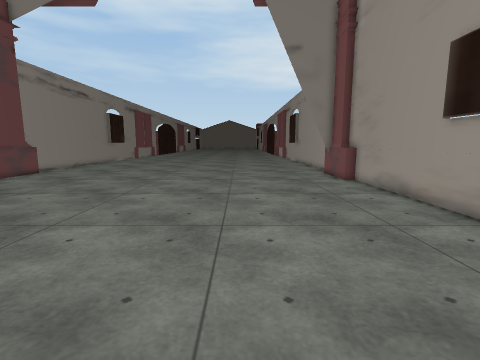
[1] (above)

17 first-person views from a walk through a 3-D level made in the Unity game engine. The camera is 1.2 m above the floor, tilts 8° down and sees 85° across. The floor is counted in squares, 0.5 m on a side. Each view is taken from the middle of a square. On the plan, view 1 faces up. The plan holds only what a view shows up to about 18 squares ahead; the rest is blank. The place goes on beyond the plan. Some surface patterns are stand-ins.

[2]
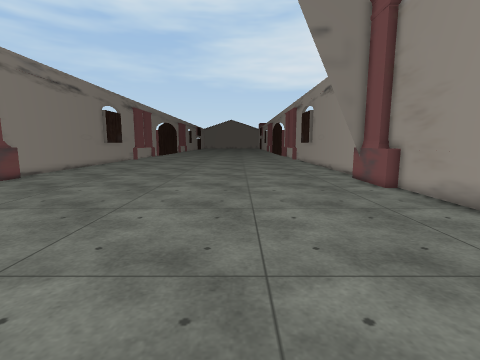

[3]
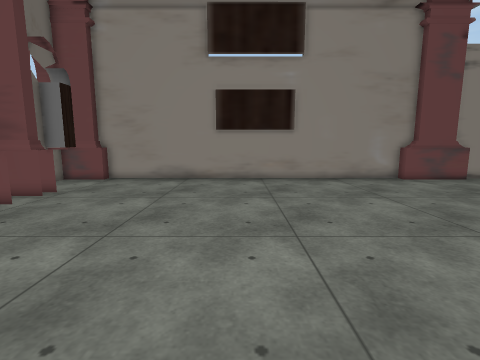

[4]
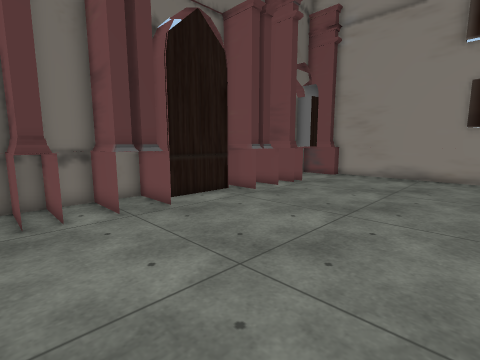

[5]
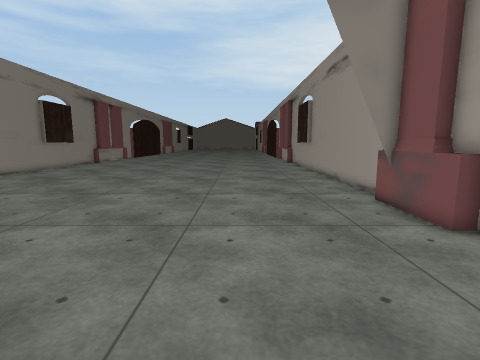

[6]
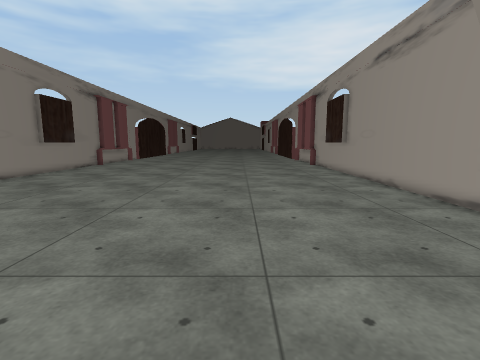

[7]
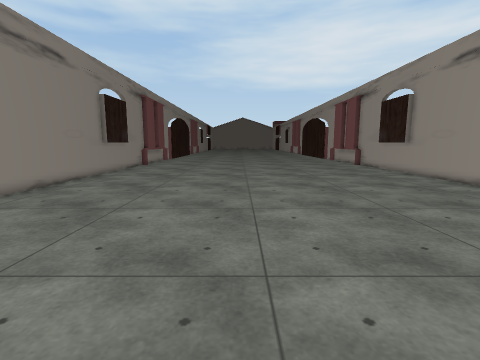

[8]
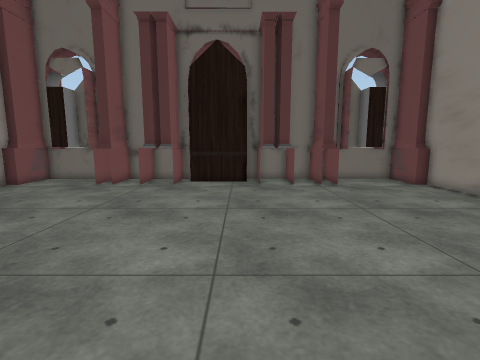

[9]
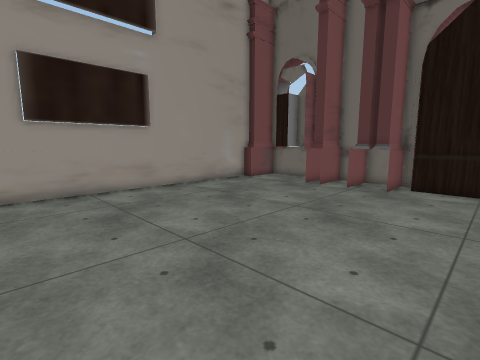

[10]
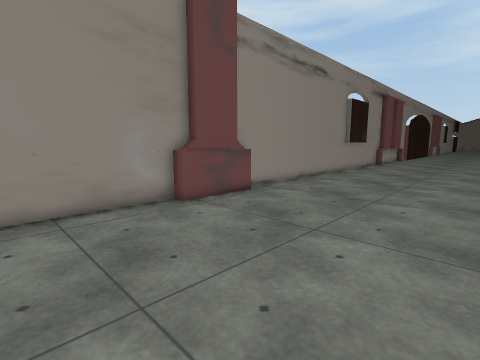

[11]
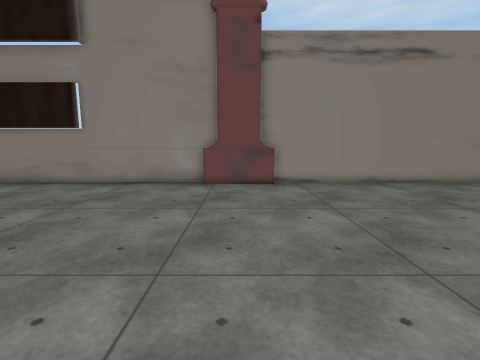

[12]
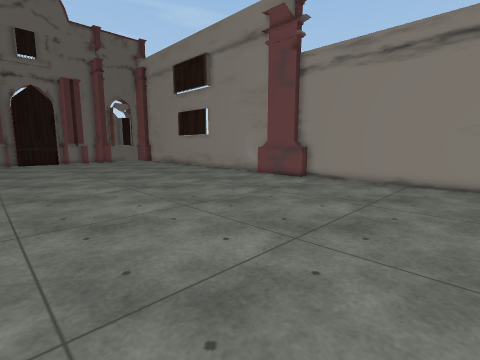

[13]
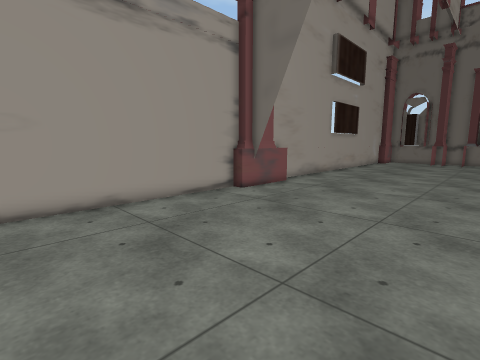

[14]
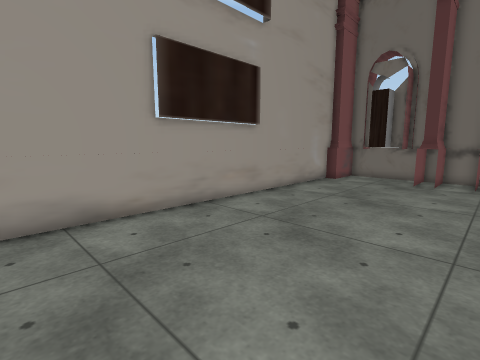

[15]
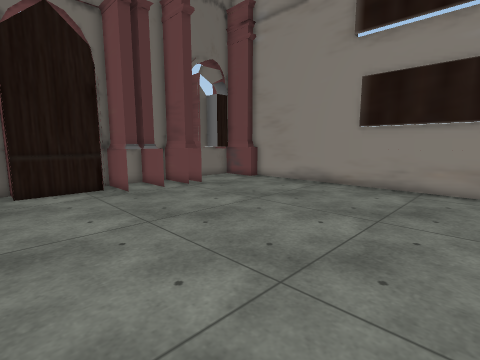

[16]
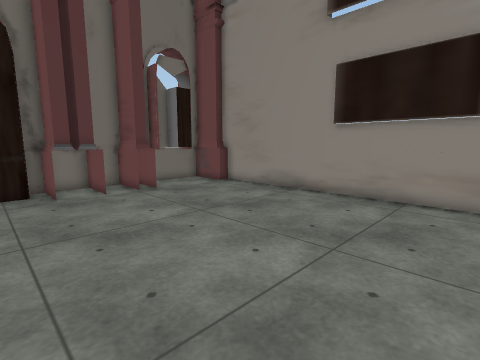

[17]
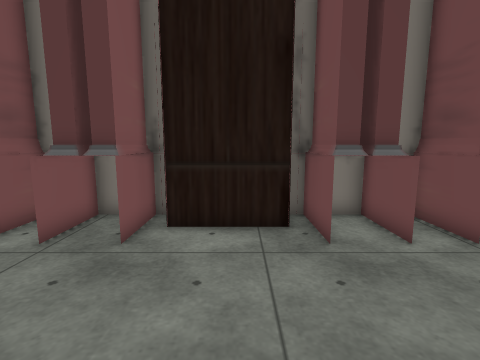

### Floor plan
Points are (right, up) in squares from view 1. A wall is a line through its corners. A room is listed if a view was taken in it or the views show most of it. See-through windows are left out.
Room 1 (views 1, 2, 3, 4, 5, 6, 7, 8, 9, 10, 11, 12, 13, 14, 15, 16, 17)
walls: (-16.2, 17.7) (-16.9, 17.7) (-16.8, -3.3) (-16.3, -3.3) (-16.3, -4.9); (6.8, 16.9) (6.8, 21); (-16.6, 9.7) (-16.6, 4.3); (7.5, 15.6) (7.5, 18); (7, 18) (7, 20.6); (-16.3, 20.7) (-16.3, 17.2); (7, 20.1) (5.9, 20.1) (6.9, 20.1); (7.5, 20.6) (7.4, 31.4); (7.2, 4.4) (7.2, 9.6); (-7.2, -2.9) (-7.2, -4.9); (-2, -3.5) (-0.4, -3.5); (-8.1, -3.5) (-7.4, -3.5); (-9.1, -3.3) (-7.4, -3.3) (-7.4, -4.9); (-10.7, -2.9) (-10.7, -5.6); (-9.1, -3.5) (-8.3, -3.5); (-6.4, -4.3) (-2.9, -4.3); (2.3, -2.9) (2.3, -5.6); (1.6, -3.3) (2.2, -3.3) (2.2, -5.6); (-11.7, -3.3) (-10.9, -3.3) (-10.9, -5.6) (-7.9, -5.6); (-11.6, -3.5) (-10.9, -3.5); (1.6, -3.5) (2.2, -3.5); (-2.2, -4.9) (-2.2, -2.9); (-2, -4.9) (-2, -3.3) (-0.4, -3.3); (-14.4, -3.5) (-13.4, -3.5); (-16.1, -3) (-16.1, -5); (-13.4, -4.6) (-12.7, -4.6); (0.9, -5.6) (7, -5.6) (7, -3.5); (4.1, -4.6) (4.1, -3.5) (5.1, -3.5); (-16.8, -3.5) (-16.3, -3.5); (-16.9, 31.6) (-16.9, 20.2); (7.5, -3.5) (7.5, 13.9); (6.8, -5.6) (6.8, -3)
low walls: (-16.2, 21.1) (-16.2, 16.9) (-17, 16.9); (1.4, -2.9) (1.4, -5.6); (-11.7, -2.9) (-11.7, -5.7); (-16.9, -3) (-16.1, -3)

Where each view was taken, in squares from view 1:
view 1: 0 up, 0 right, facing up
view 2: 3 up, 1 left, facing up
view 3: 6 up, 1 right, facing left
view 4: 6 up, 3 right, facing down-left
view 5: 10 up, 1 right, facing up
view 6: 13 up, 1 left, facing up
view 7: 13 up, 6 left, facing up
view 8: 12 up, 6 left, facing down
view 9: 11 up, 6 left, facing down-right
view 10: 11 up, 7 left, facing up-left
view 11: 19 up, 1 left, facing left
view 12: 31 up, 0 right, facing down-left
view 13: 31 up, 3 left, facing down-right
view 14: 14 up, 1 left, facing down-right
view 15: 10 up, 2 left, facing down-left
view 16: 10 up, 5 left, facing down-left
view 17: 3 up, 5 left, facing down
